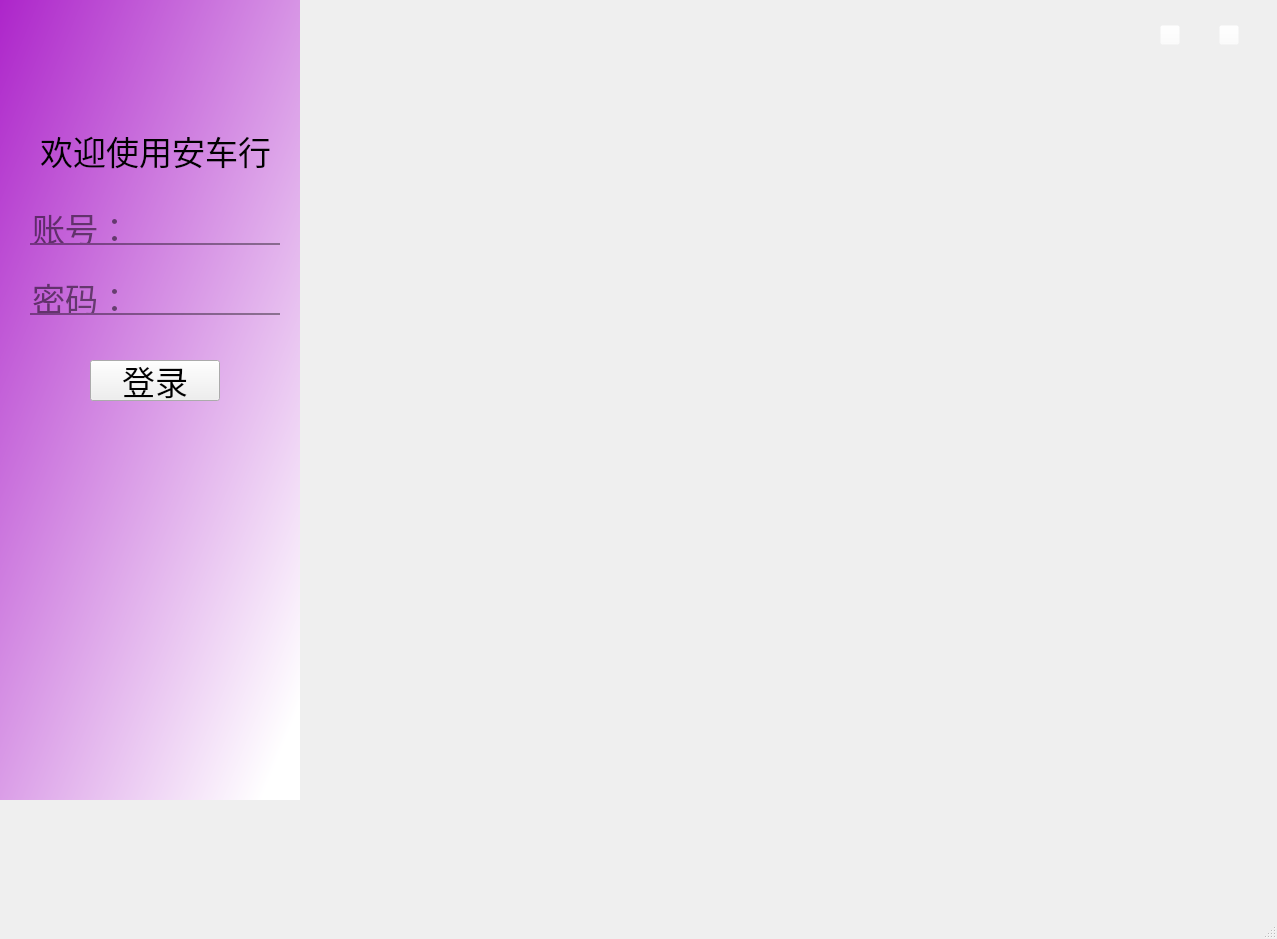
<?xml version="1.0" encoding="UTF-8"?>
<ui version="4.0">
 <class>MainWindow</class>
 <widget class="QMainWindow" name="MainWindow">
  <property name="geometry">
   <rect>
    <x>0</x>
    <y>0</y>
    <width>1277</width>
    <height>939</height>
   </rect>
  </property>
  <property name="font">
   <font>
    <pointsize>25</pointsize>
   </font>
  </property>
  <property name="windowTitle">
   <string>MainWindow</string>
  </property>
  <widget class="QWidget" name="centralwidget">
   <widget class="QLabel" name="label">
    <property name="geometry">
     <rect>
      <x>0</x>
      <y>0</y>
      <width>300</width>
      <height>800</height>
     </rect>
    </property>
    <property name="styleSheet">
     <string notr="true">background-color: qlineargradient(spread:pad, x1:0, y1:0, x2:0.898, y2:0.977273, stop:0 rgba(173, 37, 202, 255), stop:1 rgba(255, 255, 255, 255));
</string>
    </property>
    <property name="text">
     <string/>
    </property>
   </widget>
   <widget class="QLabel" name="label_2">
    <property name="geometry">
     <rect>
      <x>300</x>
      <y>0</y>
      <width>980</width>
      <height>800</height>
     </rect>
    </property>
    <property name="styleSheet">
     <string notr="true">background-image: url(:/image/image/ground5.png);</string>
    </property>
    <property name="text">
     <string/>
    </property>
   </widget>
   <widget class="QLabel" name="label_3">
    <property name="geometry">
     <rect>
      <x>40</x>
      <y>120</y>
      <width>241</width>
      <height>61</height>
     </rect>
    </property>
    <property name="font">
     <font>
      <family>楷体</family>
      <pointsize>25</pointsize>
     </font>
    </property>
    <property name="text">
     <string>欢迎使用安车行</string>
    </property>
   </widget>
   <widget class="QLineEdit" name="lineEdit">
    <property name="geometry">
     <rect>
      <x>30</x>
      <y>210</y>
      <width>250</width>
      <height>35</height>
     </rect>
    </property>
    <property name="font">
     <font>
      <pointsize>25</pointsize>
     </font>
    </property>
    <property name="styleSheet">
     <string notr="true">border:none;
border-bottom:2px solid rgba(0,0,0,100);
background-color: rgb(0, 0, 0 ,0 );
</string>
    </property>
    <property name="placeholderText">
     <string>账号：</string>
    </property>
   </widget>
   <widget class="QLineEdit" name="lineEdit_2">
    <property name="geometry">
     <rect>
      <x>30</x>
      <y>280</y>
      <width>250</width>
      <height>35</height>
     </rect>
    </property>
    <property name="font">
     <font>
      <pointsize>25</pointsize>
     </font>
    </property>
    <property name="styleSheet">
     <string notr="true">border:none;
border-bottom:2px solid rgba(0,0,0,100);
background-color: rgb(0,0,0,0);
</string>
    </property>
    <property name="echoMode">
     <enum>QLineEdit::Password</enum>
    </property>
    <property name="placeholderText">
     <string>密码：</string>
    </property>
   </widget>
   <widget class="QFrame" name="frame">
    <property name="geometry">
     <rect>
      <x>1120</x>
      <y>0</y>
      <width>161</width>
      <height>71</height>
     </rect>
    </property>
    <property name="styleSheet">
     <string notr="true">background-color: rgb(255, 255, 255,0);
</string>
    </property>
    <property name="frameShape">
     <enum>QFrame::StyledPanel</enum>
    </property>
    <property name="frameShadow">
     <enum>QFrame::Raised</enum>
    </property>
    <layout class="QHBoxLayout" name="horizontalLayout">
     <property name="spacing">
      <number>0</number>
     </property>
     <property name="leftMargin">
      <number>0</number>
     </property>
     <property name="topMargin">
      <number>0</number>
     </property>
     <property name="rightMargin">
      <number>0</number>
     </property>
     <property name="bottomMargin">
      <number>0</number>
     </property>
     <item>
      <widget class="QPushButton" name="pushButton_2">
       <property name="maximumSize">
        <size>
         <width>20</width>
         <height>20</height>
        </size>
       </property>
       <property name="styleSheet">
        <string notr="true">border-image: url(:/icon/icon/19.gif);</string>
       </property>
       <property name="text">
        <string/>
       </property>
       <property name="icon">
        <iconset>
         <normaloff>:/icon/19.gif</normaloff>:/icon/19.gif</iconset>
       </property>
      </widget>
     </item>
     <item>
      <widget class="QPushButton" name="pushButton_3">
       <property name="maximumSize">
        <size>
         <width>20</width>
         <height>20</height>
        </size>
       </property>
       <property name="styleSheet">
        <string notr="true">border-image: url(:/icon/icon/Cancel.ico);
</string>
       </property>
       <property name="text">
        <string/>
       </property>
       <property name="icon">
        <iconset>
         <normaloff>:/icon/Cancel.ico</normaloff>:/icon/Cancel.ico</iconset>
       </property>
      </widget>
     </item>
    </layout>
   </widget>
   <widget class="QPushButton" name="pushButton">
    <property name="geometry">
     <rect>
      <x>90</x>
      <y>360</y>
      <width>130</width>
      <height>41</height>
     </rect>
    </property>
    <property name="text">
     <string>登录</string>
    </property>
   </widget>
  </widget>
  <widget class="QStatusBar" name="statusbar"/>
 </widget>
 <resources>
  <include location="res.qrc"/>
 </resources>
 <connections>
  <connection>
   <sender>pushButton_3</sender>
   <signal>clicked()</signal>
   <receiver>MainWindow</receiver>
   <slot>close()</slot>
   <hints>
    <hint type="sourcelabel">
     <x>654</x>
     <y>157</y>
    </hint>
    <hint type="destinationlabel">
     <x>655</x>
     <y>118</y>
    </hint>
   </hints>
  </connection>
  <connection>
   <sender>pushButton_2</sender>
   <signal>clicked()</signal>
   <receiver>MainWindow</receiver>
   <slot>showMaximized()</slot>
   <hints>
    <hint type="sourcelabel">
     <x>613</x>
     <y>157</y>
    </hint>
    <hint type="destinationlabel">
     <x>609</x>
     <y>119</y>
    </hint>
   </hints>
  </connection>
 </connections>
</ui>
